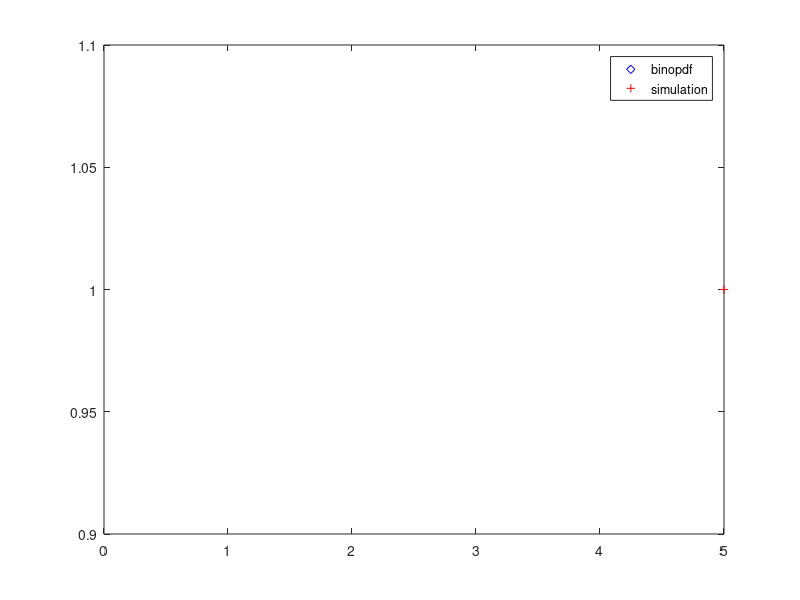

The MATLAB script that drew this image:
clear ALL
p=input('probability= ');
N=input('number of simulations=');
n=input('nr of trials= ');

U = rand(n, 1);
X = sum(U < p);

clear X
for i = 1:N
    U = rand(n, 1);
    X(i) = sum(U < p);
end

U_X = unique(X);
n_X = hist(X, length(U_X));
rel_freq = n_X / N;

x = 0:n;
y = binopdf(x, n, p);
clf;
plot(x, y, 'bd', U_X, rel_freq, 'r+');
legend('binopdf', 'simulation')